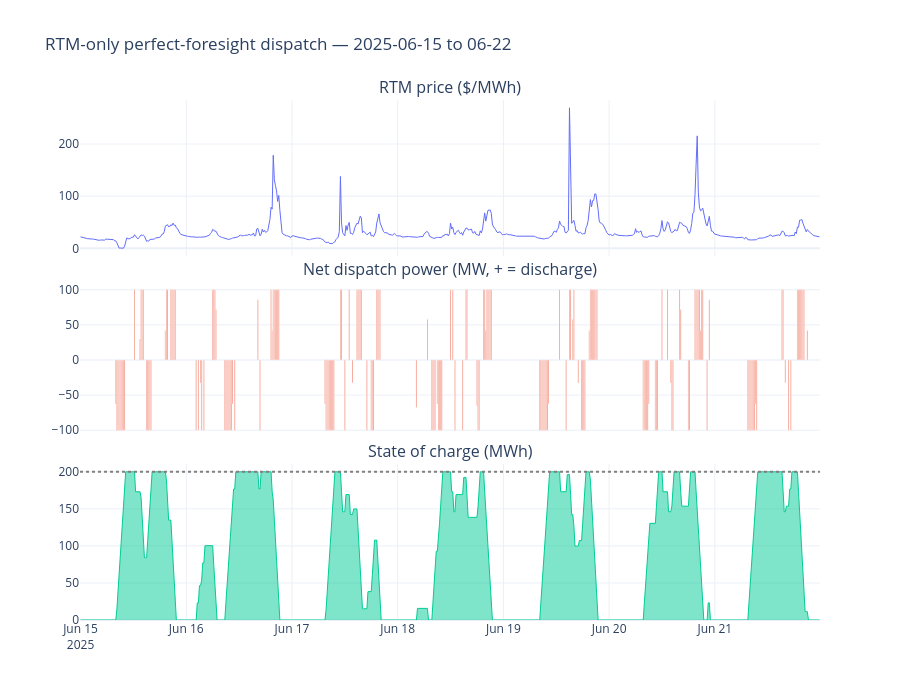

Notebook source saved alongside this figure:
### Markdown cell above
## 2. Dispatch trajectory — one week (RTM-only)

Price, dispatch power (charge negative / discharge positive), and state of charge, stacked so the "buy low, sell high, respect SoC limits" pattern is visible directly.

### Code cell
week_start, week_end = dt.datetime(2025, 6, 15), dt.datetime(2025, 6, 22)
idx = [i for i, ts in enumerate(rtm_ts) if week_start <= ts.replace(tzinfo=None) < week_end]

ts_week = [rtm_ts[i] for i in idx]
price_week = [rtm_prices[i] for i in idx]
net_power_week = [rtm_result.discharge_mw[i] - rtm_result.charge_mw[i] for i in idx]
soc_week = [rtm_result.soc_mwh[i] for i in idx]

fig = make_subplots(rows=3, cols=1, shared_xaxes=True, vertical_spacing=0.05,
                     subplot_titles=("RTM price ($/MWh)", "Net dispatch power (MW, + = discharge)", "State of charge (MWh)"))
fig.add_trace(go.Scatter(x=ts_week, y=price_week, line=dict(color="#636EFA", width=1)), row=1, col=1)
fig.add_trace(go.Bar(x=ts_week, y=net_power_week, marker_color="#EF553B"), row=2, col=1)
fig.add_trace(go.Scatter(x=ts_week, y=soc_week, fill="tozeroy", line=dict(color="#00CC96", width=1)), row=3, col=1)
fig.add_hline(y=battery.max_soc_mwh, line_dash="dot", line_color="gray", row=3, col=1)
fig.update_layout(height=700, showlegend=False, title="RTM-only perfect-foresight dispatch — 2025-06-15 to 06-22")
fig.show()

### Figure 1 — Plotly figure (JSON) as saved in the notebook; plotly's stock layout.template omitted (floating-point values rounded to 4 significant figures; data arrays with more than 128 entries replaced by an {"elided": "..."} marker saying what was removed)
{"data": [{"line": {"color": "#636EFA", "width": 1}, "type": "scatter", "x": {"elided": "672 str values"}, "xaxis": "x", "y": {"elided": "672 float values"}, "yaxis": "y"}, {"marker": {"color": "#EF553B"}, "type": "bar", "x": {"elided": "672 str values"}, "xaxis": "x2", "y": {"elided": "672 float values"}, "yaxis": "y2"}, {"fill": "tozeroy", "line": {"color": "#00CC96", "width": 1}, "type": "scatter", "x": {"elided": "672 str values"}, "xaxis": "x3", "y": {"elided": "672 float values"}, "yaxis": "y3"}], "layout": {"annotations": [{"font": {"size": 16}, "showarrow": false, "text": "RTM price ($/MWh)", "x": 0.5, "xanchor": "center", "xref": "paper", "y": 1.0, "yanchor": "bottom", "yref": "paper"}, {"font": {"size": 16}, "showarrow": false, "text": "Net dispatch power (MW, + = discharge)", "x": 0.5, "xanchor": "center", "xref": "paper", "y": 0.65, "yanchor": "bottom", "yref": "paper"}, {"font": {"size": 16}, "showarrow": false, "text": "State of charge (MWh)", "x": 0.5, "xanchor": "center", "xref": "paper", "y": 0.3, "yanchor": "bottom", "yref": "paper"}], "height": 700, "shapes": [{"line": {"color": "gray", "dash": "dot"}, "type": "line", "x0": 0, "x1": 1, "xref": "x3 domain", "y0": 200.0, "y1": 200.0, "yref": "y3"}], "showlegend": false, "title": {"text": "RTM-only perfect-foresight dispatch — 2025-06-15 to 06-22"}, "xaxis": {"anchor": "y", "domain": [0.0, 1.0], "matches": "x3", "showticklabels": false}, "xaxis2": {"anchor": "y2", "domain": [0.0, 1.0], "matches": "x3", "showticklabels": false}, "xaxis3": {"anchor": "y3", "domain": [0.0, 1.0]}, "yaxis": {"anchor": "x", "domain": [0.7, 1.0]}, "yaxis2": {"anchor": "x2", "domain": [0.35, 0.65]}, "yaxis3": {"anchor": "x3", "domain": [0.0, 0.3]}}}
